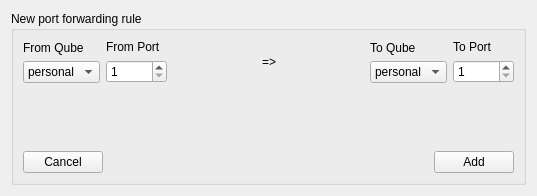
<?xml version="1.0" encoding="UTF-8"?>
<ui version="4.0">
 <class>Form</class>
 <widget class="QWidget" name="Form">
  <property name="geometry">
   <rect>
    <x>0</x>
    <y>0</y>
    <width>537</width>
    <height>196</height>
   </rect>
  </property>
  <property name="windowTitle">
   <string>Add new forwarding rule</string>
  </property>
  <layout class="QGridLayout" name="gridLayout">
   <item row="0" column="0">
    <widget class="QGroupBox" name="groupBox">
     <property name="title">
      <string>New port forwarding rule</string>
     </property>
     <layout class="QGridLayout" name="gridLayout_2">
      <item row="0" column="0">
       <layout class="QVBoxLayout" name="verticalLayout">
        <item>
         <layout class="QHBoxLayout" name="horizontalLayout">
          <item>
           <layout class="QVBoxLayout" name="verticalLayout_5">
            <item>
             <widget class="QLabel" name="label">
              <property name="text">
               <string>From Qube</string>
              </property>
             </widget>
            </item>
            <item>
             <widget class="QComboBox" name="comboBox">
              <item>
               <property name="text">
                <string>personal</string>
               </property>
              </item>
              <item>
               <property name="text">
                <string>sys-net</string>
               </property>
              </item>
              <item>
               <property name="text">
                <string>sys-usb</string>
               </property>
              </item>
              <item>
               <property name="text">
                <string>test</string>
               </property>
              </item>
             </widget>
            </item>
           </layout>
          </item>
          <item>
           <layout class="QVBoxLayout" name="verticalLayout_4">
            <item>
             <widget class="QLabel" name="label_2">
              <property name="text">
               <string>From Port</string>
              </property>
             </widget>
            </item>
            <item>
             <widget class="QSpinBox" name="spinBox">
              <property name="minimum">
               <number>1</number>
              </property>
              <property name="maximum">
               <number>65535</number>
              </property>
             </widget>
            </item>
           </layout>
          </item>
          <item>
           <spacer name="horizontalSpacer_2">
            <property name="orientation">
             <enum>Qt::Horizontal</enum>
            </property>
            <property name="sizeHint" stdset="0">
             <size>
              <width>20</width>
              <height>20</height>
             </size>
            </property>
           </spacer>
          </item>
          <item>
           <widget class="QLabel" name="label_5">
            <property name="text">
             <string>=&gt;</string>
            </property>
            <property name="alignment">
             <set>Qt::AlignCenter</set>
            </property>
           </widget>
          </item>
          <item>
           <spacer name="horizontalSpacer_3">
            <property name="orientation">
             <enum>Qt::Horizontal</enum>
            </property>
            <property name="sizeHint" stdset="0">
             <size>
              <width>20</width>
              <height>20</height>
             </size>
            </property>
           </spacer>
          </item>
          <item>
           <layout class="QVBoxLayout" name="verticalLayout_3">
            <item>
             <widget class="QLabel" name="label_3">
              <property name="text">
               <string>To Qube</string>
              </property>
             </widget>
            </item>
            <item>
             <widget class="QComboBox" name="comboBox_2">
              <item>
               <property name="text">
                <string>personal</string>
               </property>
              </item>
              <item>
               <property name="text">
                <string>test</string>
               </property>
              </item>
              <item>
               <property name="text">
                <string>sys-net</string>
               </property>
              </item>
              <item>
               <property name="text">
                <string>sys-usb</string>
               </property>
              </item>
             </widget>
            </item>
           </layout>
          </item>
          <item>
           <layout class="QVBoxLayout" name="verticalLayout_2">
            <item>
             <widget class="QLabel" name="label_4">
              <property name="text">
               <string>To Port</string>
              </property>
             </widget>
            </item>
            <item>
             <widget class="QSpinBox" name="spinBox_2">
              <property name="minimum">
               <number>1</number>
              </property>
              <property name="maximum">
               <number>65535</number>
              </property>
             </widget>
            </item>
           </layout>
          </item>
         </layout>
        </item>
        <item>
         <spacer name="verticalSpacer">
          <property name="orientation">
           <enum>Qt::Vertical</enum>
          </property>
          <property name="sizeHint" stdset="0">
           <size>
            <width>20</width>
            <height>40</height>
           </size>
          </property>
         </spacer>
        </item>
        <item>
         <layout class="QHBoxLayout" name="horizontalLayout_2">
          <item>
           <widget class="QPushButton" name="pushButton_2">
            <property name="text">
             <string>Cancel</string>
            </property>
           </widget>
          </item>
          <item>
           <spacer name="horizontalSpacer">
            <property name="orientation">
             <enum>Qt::Horizontal</enum>
            </property>
            <property name="sizeHint" stdset="0">
             <size>
              <width>40</width>
              <height>20</height>
             </size>
            </property>
           </spacer>
          </item>
          <item>
           <widget class="QPushButton" name="pushButton">
            <property name="text">
             <string>Add</string>
            </property>
           </widget>
          </item>
         </layout>
        </item>
       </layout>
      </item>
     </layout>
    </widget>
   </item>
  </layout>
 </widget>
 <resources/>
 <connections/>
</ui>
